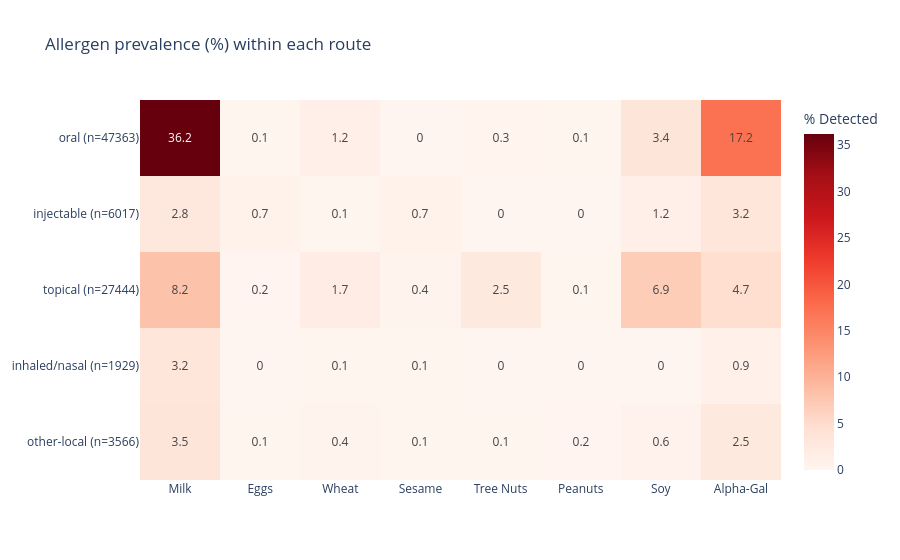

Write notebook code for a chart like this one.
### Markdown cell above
### Chart 4 — Heatmap: allergen prevalence within each route
*(Note: the heatmap IS taught in 521, so it is a strong 4th chart but not the "new" method.)*

### Code cell
ALLERGENS = {"Milk": "milk_status", "Eggs": "eggs_status", "Wheat": "wheat_status",
             "Sesame": "sesame_status", "Tree Nuts": "tree_nuts_status",
             "Peanuts": "peanuts_status", "Soy": "soy_status", "Alpha-Gal": "alpha_gal_status"}
ROUTES = {"oral": "is_oral", "injectable": "is_injectable", "topical": "is_topical",
          "inhaled/nasal": "is_inhaled", "other-local": "is_other_route"}

mat, ylabels = [], []
for rlabel, rcol in ROUTES.items():
    sub = df[df[rcol]]
    if len(sub) == 0:
        continue
    mat.append([round((sub[acol] == "Detected").mean() * 100, 1) for acol in ALLERGENS.values()])
    ylabels.append(f"{rlabel} (n={len(sub)})")

fig = px.imshow(mat, x=list(ALLERGENS.keys()), y=ylabels, text_auto=True, aspect="auto",
                color_continuous_scale="Reds", labels=dict(color="% Detected"),
                title="Allergen prevalence (%) within each route")
fig.show()

### Figure 1 — Plotly figure (JSON) as saved in the notebook; plotly's stock layout.template omitted (floating-point values rounded to 4 significant figures)
{"data": [{"coloraxis": "coloraxis", "hovertemplate": "x: %{x}<br>y: %{y}<br>% Detected: %{z}<extra></extra>", "name": "0", "texttemplate": "%{z}", "type": "heatmap", "x": ["Milk", "Eggs", "Wheat", "Sesame", "Tree Nuts", "Peanuts", "Soy", "Alpha-Gal"], "xaxis": "x", "y": ["oral (n=47363)", "injectable (n=6017)", "topical (n=27444)", "inhaled/nasal (n=1929)", "other-local (n=3566)"], "yaxis": "y", "z": [[36.2, 0.1, 1.2, 0.0, 0.3, 0.1, 3.4, 17.2], [2.8, 0.7, 0.1, 0.7, 0.0, 0.0, 1.2, 3.2], [8.2, 0.2, 1.7, 0.4, 2.5, 0.1, 6.9, 4.7], [3.2, 0.0, 0.1, 0.1, 0.0, 0.0, 0.0, 0.9], [3.5, 0.1, 0.4, 0.1, 0.1, 0.2, 0.6, 2.5]]}], "layout": {"coloraxis": {"autocolorscale": false, "colorbar": {"title": {"text": "% Detected"}}, "colorscale": [[0, "rgb(255,245,240)"], [0.125, "rgb(254,224,210)"], [0.25, "rgb(252,187,161)"], [0.375, "rgb(252,146,114)"], [0.5, "rgb(251,106,74)"], [0.625, "rgb(239,59,44)"], [0.75, "rgb(203,24,29)"], [0.875, "rgb(165,15,21)"], [1, "rgb(103,0,13)"]]}, "title": {"text": "Allergen prevalence (%) within each route"}, "xaxis": {"anchor": "y", "domain": [0, 1]}, "yaxis": {"anchor": "x", "autorange": "reversed", "domain": [0, 1]}}}
